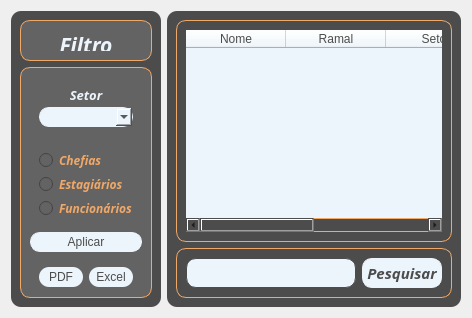
            <widget class="QWidget" name="Pesquisa">
             <layout class="QHBoxLayout" name="horizontalLayout_2">
              <item>
               <widget class="QFrame" name="frame_14">
                <property name="maximumSize">
                 <size>
                  <width>200</width>
                  <height>16777215</height>
                 </size>
                </property>
                <property name="styleSheet">
                 <string notr="true">background-color: rgb(76, 76, 76);
border-radius: 10px;</string>
                </property>
                <property name="frameShape">
                 <enum>QFrame::StyledPanel</enum>
                </property>
                <property name="frameShadow">
                 <enum>QFrame::Raised</enum>
                </property>
                <layout class="QVBoxLayout" name="verticalLayout_14">
                 <item>
                  <widget class="QFrame" name="frame_15">
                   <property name="maximumSize">
                    <size>
                     <width>16777215</width>
                     <height>41</height>
                    </size>
                   </property>
                   <property name="styleSheet">
                    <string notr="true">border-color: rgb(240, 168, 104);
border-radius: 10px;
border-style: solid;
border-width: 1px;
background-color: rgb(99, 99, 99);</string>
                   </property>
                   <property name="frameShape">
                    <enum>QFrame::StyledPanel</enum>
                   </property>
                   <property name="frameShadow">
                    <enum>QFrame::Raised</enum>
                   </property>
                   <layout class="QHBoxLayout" name="horizontalLayout_8">
                    <item>
                     <widget class="QLabel" name="label_6">
                      <property name="font">
                       <font>
                        <family>Source Code Pro</family>
                        <pointsize>16</pointsize>
                        <weight>75</weight>
                        <italic>true</italic>
                        <bold>true</bold>
                       </font>
                      </property>
                      <property name="styleSheet">
                       <string notr="true">color: rgb(237, 245, 252);
border: none;</string>
                      </property>
                      <property name="text">
                       <string>&lt;html&gt;&lt;head/&gt;&lt;body&gt;&lt;p align=&quot;center&quot;&gt;Filtro&lt;/p&gt;&lt;/body&gt;&lt;/html&gt;</string>
                      </property>
                     </widget>
                    </item>
                   </layout>
                  </widget>
                 </item>
                 <item>
                  <widget class="QFrame" name="frame_16">
                   <property name="styleSheet">
                    <string notr="true">border-color: rgb(240, 168, 104);
border-radius: 10px;
border-style: solid;
border-width: 1px;
background-color: rgb(99, 99, 99);</string>
                   </property>
                   <property name="frameShape">
                    <enum>QFrame::StyledPanel</enum>
                   </property>
                   <property name="frameShadow">
                    <enum>QFrame::Raised</enum>
                   </property>
                   <layout class="QVBoxLayout" name="verticalLayout_13">
                    <item>
                     <widget class="QFrame" name="frame_12">
                      <property name="maximumSize">
                       <size>
                        <width>170</width>
                        <height>16777215</height>
                       </size>
                      </property>
                      <property name="styleSheet">
                       <string notr="true">border: none;</string>
                      </property>
                      <property name="frameShape">
                       <enum>QFrame::StyledPanel</enum>
                      </property>
                      <property name="frameShadow">
                       <enum>QFrame::Raised</enum>
                      </property>
                      <layout class="QVBoxLayout" name="verticalLayout_2">
                       <item>
                        <widget class="QLabel" name="label_7">
                         <property name="maximumSize">
                          <size>
                           <width>16777215</width>
                           <height>15</height>
                          </size>
                         </property>
                         <property name="font">
                          <font>
                           <family>Source Code Pro</family>
                           <pointsize>12</pointsize>
                           <weight>75</weight>
                           <italic>true</italic>
                           <bold>true</bold>
                          </font>
                         </property>
                         <property name="styleSheet">
                          <string notr="true">color: rgb(237, 245, 252);
border: none;</string>
                         </property>
                         <property name="text">
                          <string>&lt;html&gt;&lt;head/&gt;&lt;body&gt;&lt;p align=&quot;center&quot;&gt;&lt;span style=&quot; font-size:10pt;&quot;&gt;Setor&lt;/span&gt;&lt;/p&gt;&lt;/body&gt;&lt;/html&gt;</string>
                         </property>
                        </widget>
                       </item>
                       <item>
                        <widget class="QComboBox" name="comboBox_3">
                         <property name="sizePolicy">
                          <sizepolicy hsizetype="Expanding" vsizetype="Preferred">
                           <horstretch>0</horstretch>
                           <verstretch>0</verstretch>
                          </sizepolicy>
                         </property>
                         <property name="minimumSize">
                          <size>
                           <width>0</width>
                           <height>20</height>
                          </size>
                         </property>
                         <property name="maximumSize">
                          <size>
                           <width>150</width>
                           <height>30</height>
                          </size>
                         </property>
                         <property name="styleSheet">
                          <string notr="true">background-color: rgb(237, 245, 252);
border-style: solid;
border-width: 1px;
border-radius: 10px;
border-color: rgb(237, 245, 252);</string>
                         </property>
                        </widget>
                       </item>
                      </layout>
                     </widget>
                    </item>
                    <item>
                     <widget class="QFrame" name="frame_13">
                      <property name="sizePolicy">
                       <sizepolicy hsizetype="Preferred" vsizetype="Expanding">
                        <horstretch>0</horstretch>
                        <verstretch>0</verstretch>
                       </sizepolicy>
                      </property>
                      <property name="minimumSize">
                       <size>
                        <width>0</width>
                        <height>50</height>
                       </size>
                      </property>
                      <property name="styleSheet">
                       <string notr="true">border: none;
color: rgb(240, 168, 104);</string>
                      </property>
                      <property name="frameShape">
                       <enum>QFrame::StyledPanel</enum>
                      </property>
                      <property name="frameShadow">
                       <enum>QFrame::Raised</enum>
                      </property>
                      <layout class="QVBoxLayout" name="verticalLayout_12">
                       <item>
                        <widget class="QRadioButton" name="radioButton">
                         <property name="sizePolicy">
                          <sizepolicy hsizetype="Preferred" vsizetype="Preferred">
                           <horstretch>0</horstretch>
                           <verstretch>0</verstretch>
                          </sizepolicy>
                         </property>
                         <property name="minimumSize">
                          <size>
                           <width>0</width>
                           <height>13</height>
                          </size>
                         </property>
                         <property name="maximumSize">
                          <size>
                           <width>90</width>
                           <height>16777215</height>
                          </size>
                         </property>
                         <property name="font">
                          <font>
                           <family>Source Code Pro</family>
                           <pointsize>9</pointsize>
                           <weight>75</weight>
                           <italic>true</italic>
                           <bold>true</bold>
                          </font>
                         </property>
                         <property name="text">
                          <string>Chefias</string>
                         </property>
                        </widget>
                       </item>
                       <item>
                        <widget class="QRadioButton" name="radioButton_4">
                         <property name="minimumSize">
                          <size>
                           <width>0</width>
                           <height>13</height>
                          </size>
                         </property>
                         <property name="maximumSize">
                          <size>
                           <width>90</width>
                           <height>16777215</height>
                          </size>
                         </property>
                         <property name="font">
                          <font>
                           <family>Source Code Pro</family>
                           <pointsize>9</pointsize>
                           <weight>75</weight>
                           <italic>true</italic>
                           <bold>true</bold>
                          </font>
                         </property>
                         <property name="text">
                          <string>Estagiários</string>
                         </property>
                        </widget>
                       </item>
                       <item>
                        <widget class="QRadioButton" name="radioButton_2">
                         <property name="minimumSize">
                          <size>
                           <width>0</width>
                           <height>13</height>
                          </size>
                         </property>
                         <property name="maximumSize">
                          <size>
                           <width>110</width>
                           <height>16777215</height>
                          </size>
                         </property>
                         <property name="font">
                          <font>
                           <family>Source Code Pro</family>
                           <pointsize>9</pointsize>
                           <weight>75</weight>
                           <italic>true</italic>
                           <bold>true</bold>
                          </font>
                         </property>
                         <property name="text">
                          <string>Funcionários</string>
                         </property>
                        </widget>
                       </item>
                      </layout>
                     </widget>
                    </item>
                    <item>
                     <widget class="QPushButton" name="pushButton_15">
                      <property name="sizePolicy">
                       <sizepolicy hsizetype="Expanding" vsizetype="Preferred">
                        <horstretch>0</horstretch>
                        <verstretch>0</verstretch>
                       </sizepolicy>
                      </property>
                      <property name="minimumSize">
                       <size>
                        <width>0</width>
                        <height>20</height>
                       </size>
                      </property>
                      <property name="maximumSize">
                       <size>
                        <width>16777215</width>
                        <height>30</height>
                       </size>
                      </property>
                      <property name="styleSheet">
                       <string notr="true">background-color: rgb(237, 245, 252);
border-radius: 10px;
color: rgb(76, 76, 76);
border-color: rgb(237, 245, 252);</string>
                      </property>
                      <property name="text">
                       <string>Aplicar</string>
                      </property>
                     </widget>
                    </item>
                    <item>
                     <widget class="QFrame" name="frame_45">
                      <property name="maximumSize">
                       <size>
                        <width>16777215</width>
                        <height>30</height>
                       </size>
                      </property>
                      <property name="styleSheet">
                       <string notr="true">border: none;</string>
                      </property>
                      <property name="frameShape">
                       <enum>QFrame::StyledPanel</enum>
                      </property>
                      <property name="frameShadow">
                       <enum>QFrame::Raised</enum>
                      </property>
                      <layout class="QHBoxLayout" name="horizontalLayout_26">
                       <item>
                        <widget class="QPushButton" name="downloadpdf_2">
                         <property name="sizePolicy">
                          <sizepolicy hsizetype="Preferred" vsizetype="Preferred">
                           <horstretch>0</horstretch>
                           <verstretch>0</verstretch>
                          </sizepolicy>
                         </property>
                         <property name="minimumSize">
                          <size>
                           <width>0</width>
                           <height>20</height>
                          </size>
                         </property>
                         <property name="styleSheet">
                          <string notr="true">background-color: rgb(237, 245, 252);
border-radius: 10px;
color: rgb(76, 76, 76);
border-color: none;</string>
                         </property>
                         <property name="text">
                          <string>PDF</string>
                         </property>
                        </widget>
                       </item>
                       <item>
                        <widget class="QPushButton" name="downloadexcel_2">
                         <property name="sizePolicy">
                          <sizepolicy hsizetype="Preferred" vsizetype="Preferred">
                           <horstretch>0</horstretch>
                           <verstretch>0</verstretch>
                          </sizepolicy>
                         </property>
                         <property name="minimumSize">
                          <size>
                           <width>0</width>
                           <height>20</height>
                          </size>
                         </property>
                         <property name="styleSheet">
                          <string notr="true">background-color: rgb(237, 245, 252);
border-radius: 10px;
color: rgb(76, 76, 76);
border-color: none;</string>
                         </property>
                         <property name="text">
                          <string>Excel</string>
                         </property>
                        </widget>
                       </item>
                      </layout>
                     </widget>
                    </item>
                   </layout>
                  </widget>
                 </item>
                </layout>
               </widget>
              </item>
              <item>
               <widget class="QFrame" name="frame_10">
                <property name="styleSheet">
                 <string notr="true">background-color: rgb(76, 76, 76);
border-radius: 10px;</string>
                </property>
                <property name="frameShape">
                 <enum>QFrame::StyledPanel</enum>
                </property>
                <property name="frameShadow">
                 <enum>QFrame::Raised</enum>
                </property>
                <layout class="QVBoxLayout" name="verticalLayout_11">
                 <item>
                  <widget class="QFrame" name="frame_11">
                   <property name="sizePolicy">
                    <sizepolicy hsizetype="Preferred" vsizetype="Expanding">
                     <horstretch>0</horstretch>
                     <verstretch>0</verstretch>
                    </sizepolicy>
                   </property>
                   <property name="maximumSize">
                    <size>
                     <width>16777215</width>
                     <height>270</height>
                    </size>
                   </property>
                   <property name="styleSheet">
                    <string notr="true">border-color: rgb(240, 168, 104);
border-radius: 10px;
border-style: solid;
border-width: 1px;</string>
                   </property>
                   <property name="frameShape">
                    <enum>QFrame::StyledPanel</enum>
                   </property>
                   <property name="frameShadow">
                    <enum>QFrame::Raised</enum>
                   </property>
                   <layout class="QHBoxLayout" name="horizontalLayout_7">
                    <item>
                     <widget class="QTableWidget" name="tableWidget_3">
                      <property name="styleSheet">
                       <string notr="true">background-color: rgb(237, 245, 252);
border-radius: 10px;
color: rgb(76, 76, 76);
border: none;
</string>
                      </property>
                      <column>
                       <property name="text">
                        <string>Nome</string>
                       </property>
                      </column>
                      <column>
                       <property name="text">
                        <string>Ramal</string>
                       </property>
                      </column>
                      <column>
                       <property name="text">
                        <string>Setor</string>
                       </property>
                      </column>
                      <column>
                       <property name="text">
                        <string>Observação</string>
                       </property>
                      </column>
                     </widget>
                    </item>
                   </layout>
                  </widget>
                 </item>
                 <item>
                  <widget class="QFrame" name="frame_17">
                   <property name="sizePolicy">
                    <sizepolicy hsizetype="Preferred" vsizetype="Expanding">
                     <horstretch>0</horstretch>
                     <verstretch>0</verstretch>
                    </sizepolicy>
                   </property>
                   <property name="maximumSize">
                    <size>
                     <width>16777215</width>
                     <height>50</height>
                    </size>
                   </property>
                   <property name="styleSheet">
                    <string notr="true">border-radius: 10px;
border-style: solid;
border-width: 1px;
border-color: rgb(240, 168, 104);</string>
                   </property>
                   <property name="frameShape">
                    <enum>QFrame::StyledPanel</enum>
                   </property>
                   <property name="frameShadow">
                    <enum>QFrame::Raised</enum>
                   </property>
                   <layout class="QHBoxLayout" name="horizontalLayout_9">
                    <item>
                     <widget class="QLineEdit" name="lineEdit_9">
                      <property name="sizePolicy">
                       <sizepolicy hsizetype="Expanding" vsizetype="Minimum">
                        <horstretch>0</horstretch>
                        <verstretch>0</verstretch>
                       </sizepolicy>
                      </property>
                      <property name="maximumSize">
                       <size>
                        <width>16777215</width>
                        <height>30</height>
                       </size>
                      </property>
                      <property name="styleSheet">
                       <string notr="true">background-color: rgb(237, 245, 252);
border-style: solid;
border-width: 1px;
border-color: rgb(76, 76, 76);</string>
                      </property>
                     </widget>
                    </item>
                    <item>
                     <widget class="QPushButton" name="pushButton_7">
                      <property name="sizePolicy">
                       <sizepolicy hsizetype="Minimum" vsizetype="Minimum">
                        <horstretch>0</horstretch>
                        <verstretch>0</verstretch>
                       </sizepolicy>
                      </property>
                      <property name="maximumSize">
                       <size>
                        <width>16777215</width>
                        <height>30</height>
                       </size>
                      </property>
                      <property name="font">
                       <font>
                        <family>Source Code Pro</family>
                        <pointsize>11</pointsize>
                        <weight>75</weight>
                        <italic>true</italic>
                        <bold>true</bold>
                       </font>
                      </property>
                      <property name="styleSheet">
                       <string notr="true">background-color: rgb(237, 245, 252);
border-radius: 10px;
color: rgb(76, 76, 76);
border-color: rgb(237, 245, 252);</string>
                      </property>
                      <property name="text">
                       <string> Pesquisar </string>
                      </property>
                     </widget>
                    </item>
                   </layout>
                  </widget>
                 </item>
                </layout>
               </widget>
              </item>
             </layout>
            </widget>
